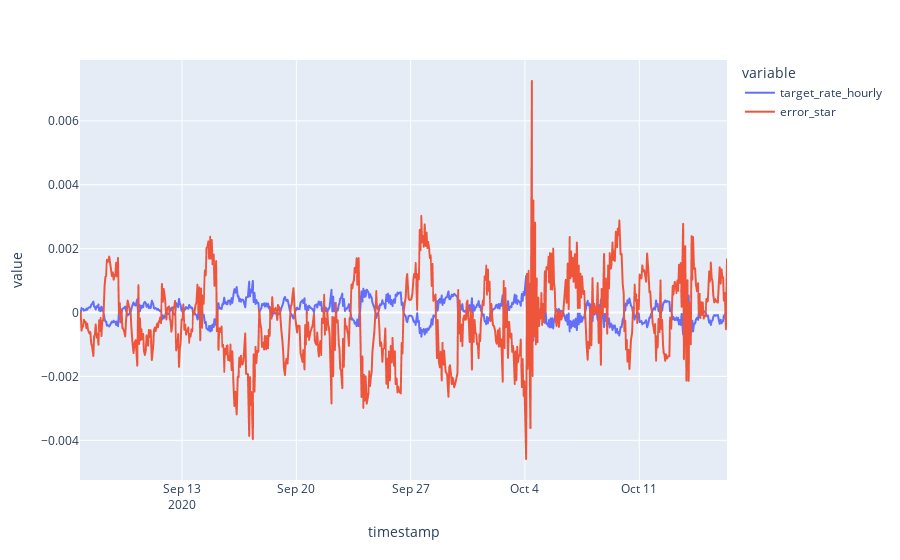

Notebook code for this chart:
### Code cell
df.plot(kind='line', x='timestamp', y=['target_rate_hourly', 'error_star'])

### Figure 1 — Plotly figure (JSON) as saved in the notebook; plotly's stock layout.template omitted (floating-point values rounded to 4 significant figures; data arrays with more than 128 entries replaced by an {"elided": "..."} marker saying what was removed)
{"data": [{"hovertemplate": "variable=target_rate_hourly<br>timestamp=%{x}<br>value=%{y}<extra></extra>", "legendgroup": "target_rate_hourly", "line": {"color": "#636efa", "dash": "solid"}, "mode": "lines", "name": "target_rate_hourly", "showlegend": true, "type": "scattergl", "x": {"elided": "721 str values"}, "xaxis": "x", "y": {"elided": "721 float values"}, "yaxis": "y"}, {"hovertemplate": "variable=error_star<br>timestamp=%{x}<br>value=%{y}<extra></extra>", "legendgroup": "error_star", "line": {"color": "#EF553B", "dash": "solid"}, "mode": "lines", "name": "error_star", "showlegend": true, "type": "scattergl", "x": {"elided": "721 str values"}, "xaxis": "x", "y": {"elided": "721 float values"}, "yaxis": "y"}], "layout": {"autosize": true, "legend": {"title": {"text": "variable"}, "tracegroupgap": 0}, "margin": {"t": 60}, "xaxis": {"anchor": "y", "autorange": true, "domain": [0, 1], "range": ["2020-09-06 18:06:53.7309", "2020-10-16 08:55:08.7309"], "title": {"text": "timestamp"}, "type": "date"}, "yaxis": {"anchor": "x", "autorange": true, "domain": [0, 1], "range": [-0.005243, 0.007905], "title": {"text": "value"}, "type": "linear"}}}
